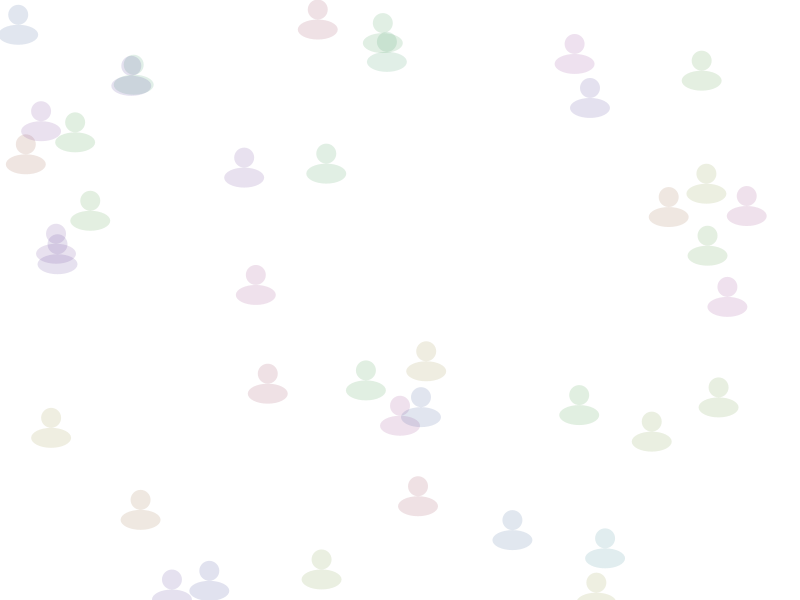
Frame 1 (no input)
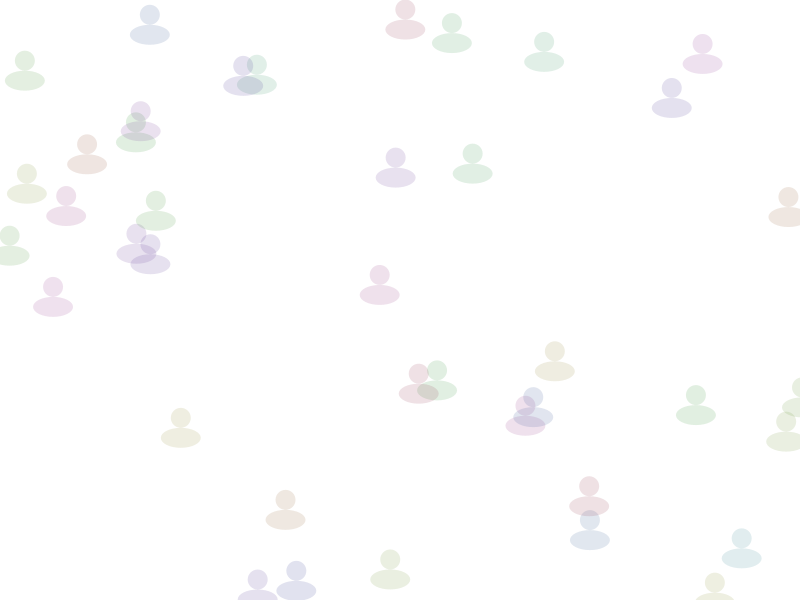
Frame 60 (the mouse pressed at the canvas centre just before this capture)
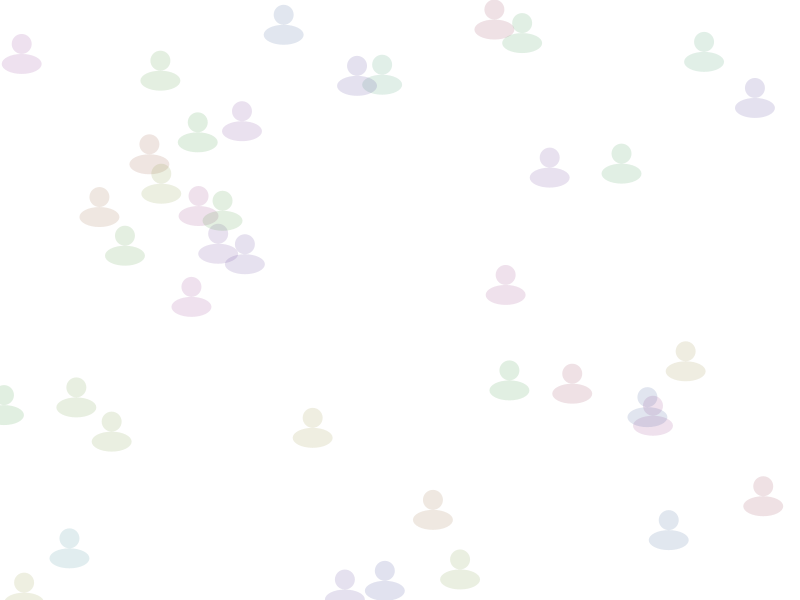
Frame 120 (the mouse held since frame 60 and released just before this capture)

The Processing sketch that drew these frames (run headless with seeded random() and noise(); from frame 60 on, the mouse is pressed at the canvas centre):

// Processing sketch: Q4
// ── Q4.pde
Ship myShip[] = new Ship[40];

void setup(){
  size(800, 600); 
  noStroke();  
  colorMode(HSB);
  for(int i = 0; i < myShip.length; i++){
  myShip[i] = new Ship(color(random(0,255), 150, 150, 40));
  }
}

void draw(){
  background(255); 
  for(int i = 0; i < myShip.length; i++){
  myShip[i].move();
  myShip[i].display(); 
  myShip[i].reset(); 
  }
}

class Ship{
  PVector pos; 
  PVector vel; 
  
  color c; 
  
  Ship(color _c){
    pos = new PVector(random(0, width),random(0, height)); 
    c = _c; 
    vel = new PVector(random(1, 3), 0); 
    
  }
  
  void move(){
  pos.add(vel);
  }
  
  void display(){
    fill(c); 
    ellipse(pos.x, pos.y, 20, 20); 
    ellipse(pos.x, pos.y + 20, 40, 20);  
  }
  
  void reset(){
    if(pos.x >= width + 10){
      pos.x = 0; 
    }
  }
}
